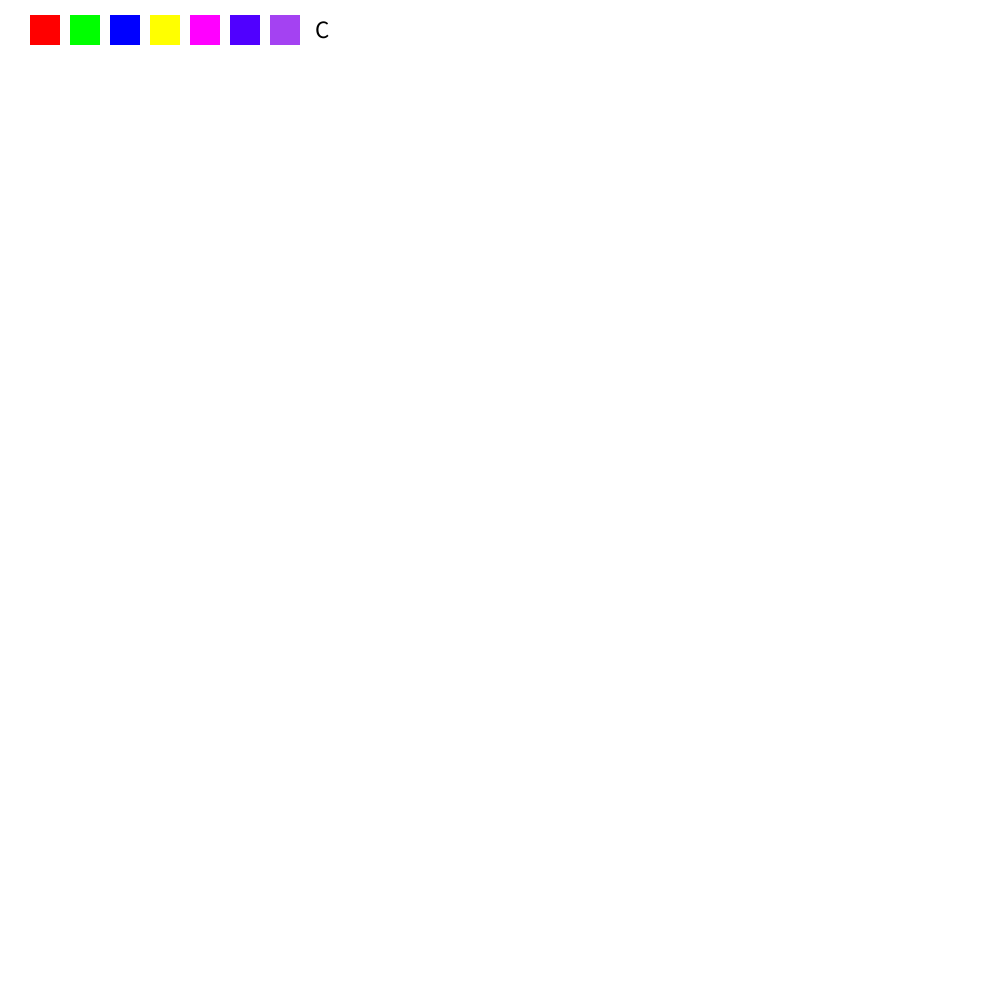
Frame 1 (no input)
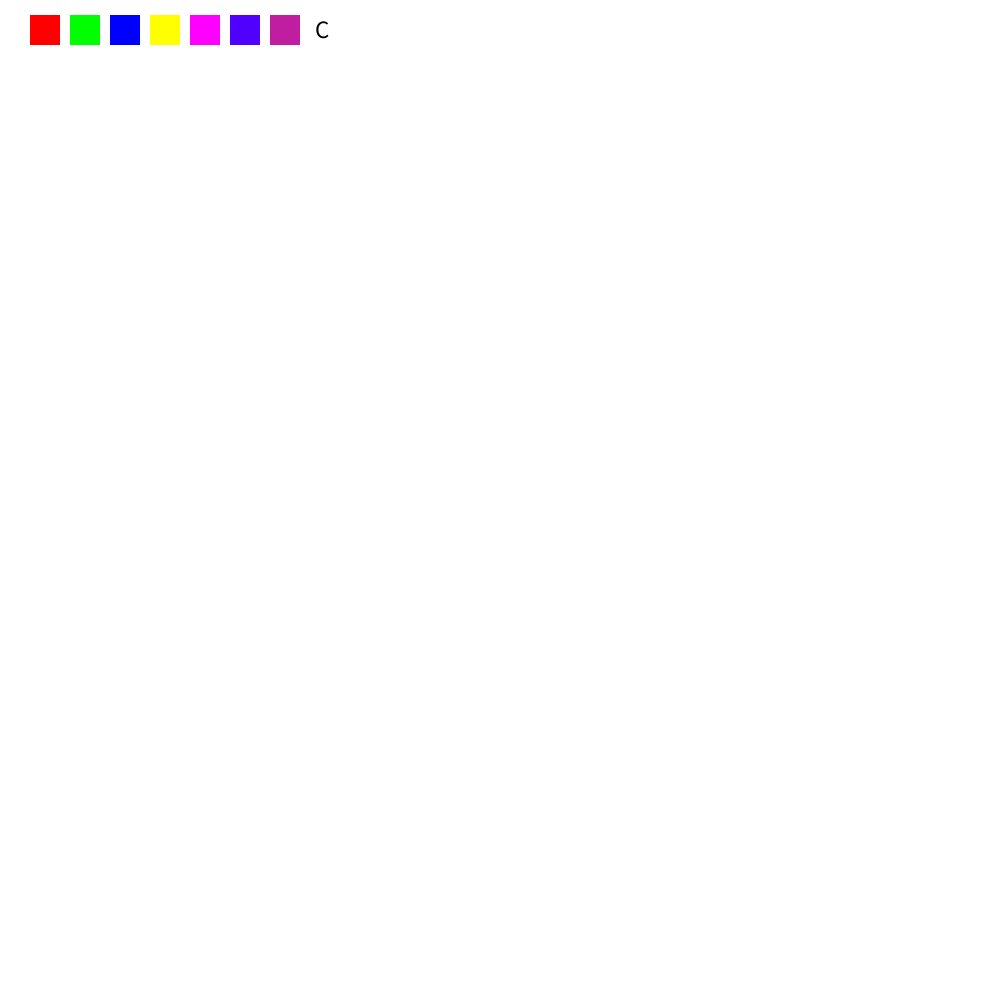
Frame 60 (the mouse pressed at the canvas centre just before this capture)
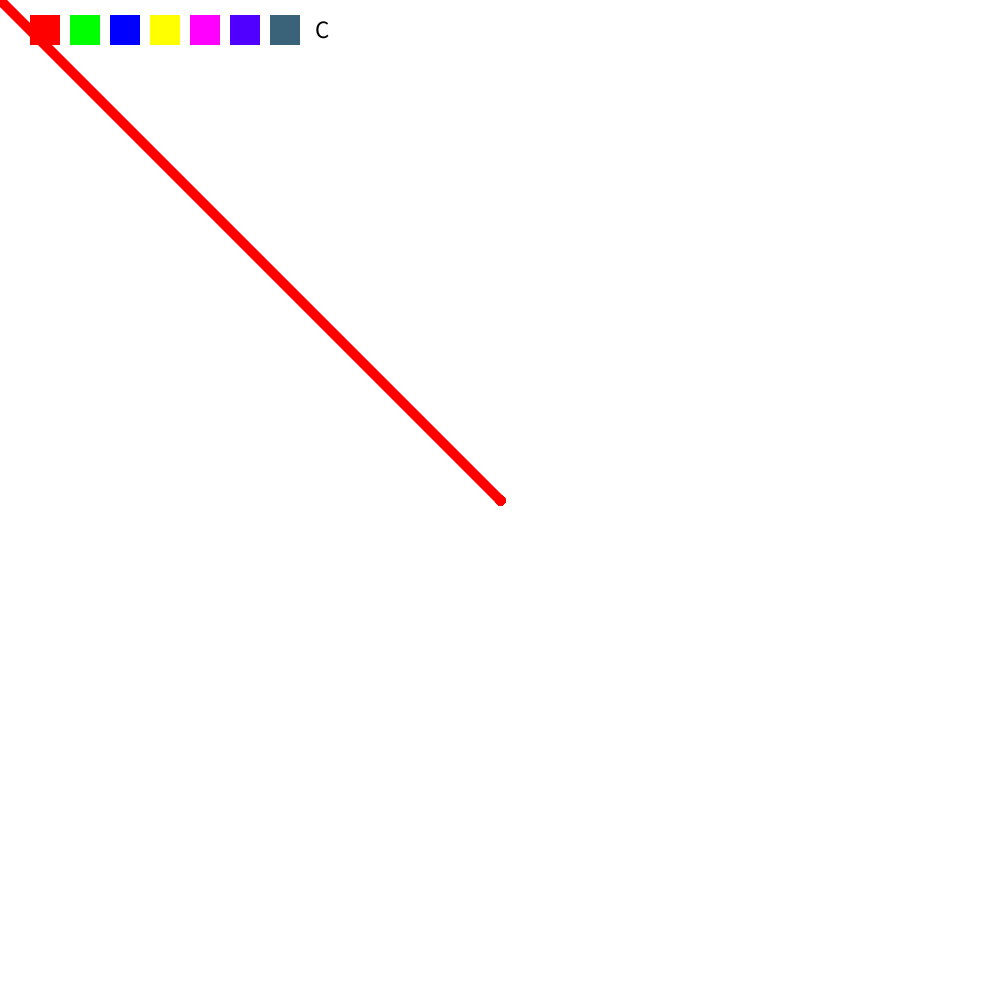
Frame 120 (the mouse held since frame 60 and released just before this capture)

The Processing sketch that drew these frames (run headless with seeded random() and noise(); from frame 60 on, the mouse is pressed at the canvas centre):

// Processing sketch: processing_115258
// ── processing_115258.pde

int Default = 1; // Set the default tool to be the first pattern

// Define the variables for the buttons
boolean colour1Over = false; // By default the mouse is not over the button
int colour1X, colour1Y; // Position of the button
int colour1Size = 30; // The size of the button

boolean colour2Over = false;
int colour2X, colour2Y;
int colour2Size = 30;

boolean colour3Over = false;
int colour3X, colour3Y;
int colour3Size = 30;

boolean colour4Over = false;
int colour4X, colour4Y;
int colour4Size = 30;

boolean colour5Over = false;
int colour5X, colour5Y;
int colour5Size = 30;

boolean colour6Over = false;
int colour6X, colour6Y;
int colour6Size = 30;

boolean colour7Over = false;
int colour7X, colour7Y;
int colour7Size = 30;

boolean clearOver = false;
int clearX, clearY;
int clearSize = 30;

void setup() {
  size(1000, 1000);
  background(255);
  smooth();

  // Set the positions of the buttons
  colour1X = colour1Size;
  colour1Y = colour1Size/2;
  colour2X = colour2Size+40;
  colour2Y = colour2Size/2;
  colour3X = colour3Size+80;
  colour3Y = colour3Size/2;
  colour4X = colour4Size+120;
  colour4Y = colour4Size/2;
  colour5X = colour5Size+160;
  colour5Y = colour5Size/2; 
  colour6X = colour6Size+200;
  colour6Y = colour6Size/2; 
  colour7X = colour7Size+240;
  colour7Y = colour7Size/2;
  clearX = clearSize+280;
  clearY = clearSize/2;
}

void draw() {
  update(mouseX, mouseY);

  noStroke();
  fill(255, 0, 0);
  rect(colour1X, colour1Y, colour1Size, colour1Size);

  fill(0, 255, 0);
  rect(colour2X, colour2Y, colour2Size, colour2Size);

  fill(0, 0, 255);
  rect(colour3X, colour3Y, colour3Size, colour3Size);

  fill(255, 255, 0);
  rect(colour4X, colour4Y, colour4Size, colour4Size);

  fill(255, 0, 255);
  rect(colour5X, colour5Y, colour5Size, colour5Size);
  
  fill(80,0,255);
  rect(colour6X, colour6Y, colour6Size, colour6Size);

  fill(random(255),random(255),random(255));
  rect(colour7X, colour7Y, colour7Size, colour7Size);


  noStroke();
  fill(255);
  rect(clearX, clearY, clearSize, clearSize);
  fill(0);
  textAlign(CENTER);
  textSize(25);
  text("C", clearX+12.5, clearY+22.5);


  if (mousePressed) {
    switch(Default) {     
    case 1: 
      colour1();  
      break;
    case 2: 
      colour2();
      break;
    case 3: 
      colour3();
      break;
    case 4: 
      colour4();
      break;
    case 5: 
      colour5();
      break;
    case 6:
      colour6();
      break;
    case 7:
      colour7();
      break;
    }
  }
}

// Update to check whether the mouse position is within one of the
// buttons
void update(int x, int y) {
  colour1Over = colourSelect(colour1X, colour1Y, colour1Size, colour1Size); 
  colour2Over = colourSelect(colour2X, colour2Y, colour2Size, colour2Size); 
  colour3Over = colourSelect(colour3X, colour3Y, colour3Size, colour3Size); 
  colour4Over = colourSelect(colour4X, colour4Y, colour4Size, colour4Size); 
  colour5Over = colourSelect(colour5X, colour5Y, colour5Size, colour5Size); 
  colour6Over = colourSelect(colour6X, colour6Y, colour6Size, colour6Size);
  colour7Over = colourSelect(colour7X, colour7Y, colour7Size, colour7Size);
  clearOver = colourSelect(clearX, clearY, clearSize, clearSize);
}

void mousePressed() {
  if (colour1Over) {
    Default = 1;
  }
  else if (colour2Over) {
    Default = 2;
  }
  else if (colour3Over) {
    Default = 3;
  }
  else if (colour4Over) {
    Default = 4;
  } 
  else if (colour5Over) {
    Default = 5;
  } 
  else if (colour6Over) {
    Default = 6;
  }
  else if(colour7Over) {
    Default = 7;
  }
  else if (clearOver) {
    background(255);    // clear the screen
  }
}


void colour1() {
  strokeWeight(10);    
  stroke(255, 0, 0);
  line(mouseX, mouseY, pmouseX, pmouseY);
}

void colour2() {
  strokeWeight(10);    
  stroke(0, 255, 0);
  line(mouseX, mouseY, pmouseX, pmouseY);
}

void colour3() {
  strokeWeight(10);    
  stroke(0, 0, 255);
  line(mouseX, mouseY, pmouseX, pmouseY);
}

void colour4() {
  strokeWeight(10);    
  stroke(255, 255, 0);
  line(mouseX, mouseY, pmouseX, pmouseY);
}

void colour5() {
  strokeWeight(10);    
  stroke(255, 0, 255);
  line(mouseX, mouseY, pmouseX, pmouseY);
}

void colour6() {
  strokeWeight(10); 
  stroke(80,0,255); 
  line(mouseX, mouseY, pmouseX, pmouseY);
}

void colour7() {
  strokeWeight(10);  
  stroke(random(255), random(255), random(255));
  line(mouseX, mouseY, pmouseX, pmouseY);
}

void colourOver() {
  background(255);
}

boolean colourSelect(int x, int y, int width, int height) {
  if (mouseX >= x && mouseX <= x+width &&
    mouseY >= y && mouseY <= y+height) {
    return true;
  } 
  else {
    return false;
  }
}

//Co-ordinates for mouse
void mouseClicked() {
  println("Mouse clicked at (" + mouseX + ", " + mouseY + ")");
}
